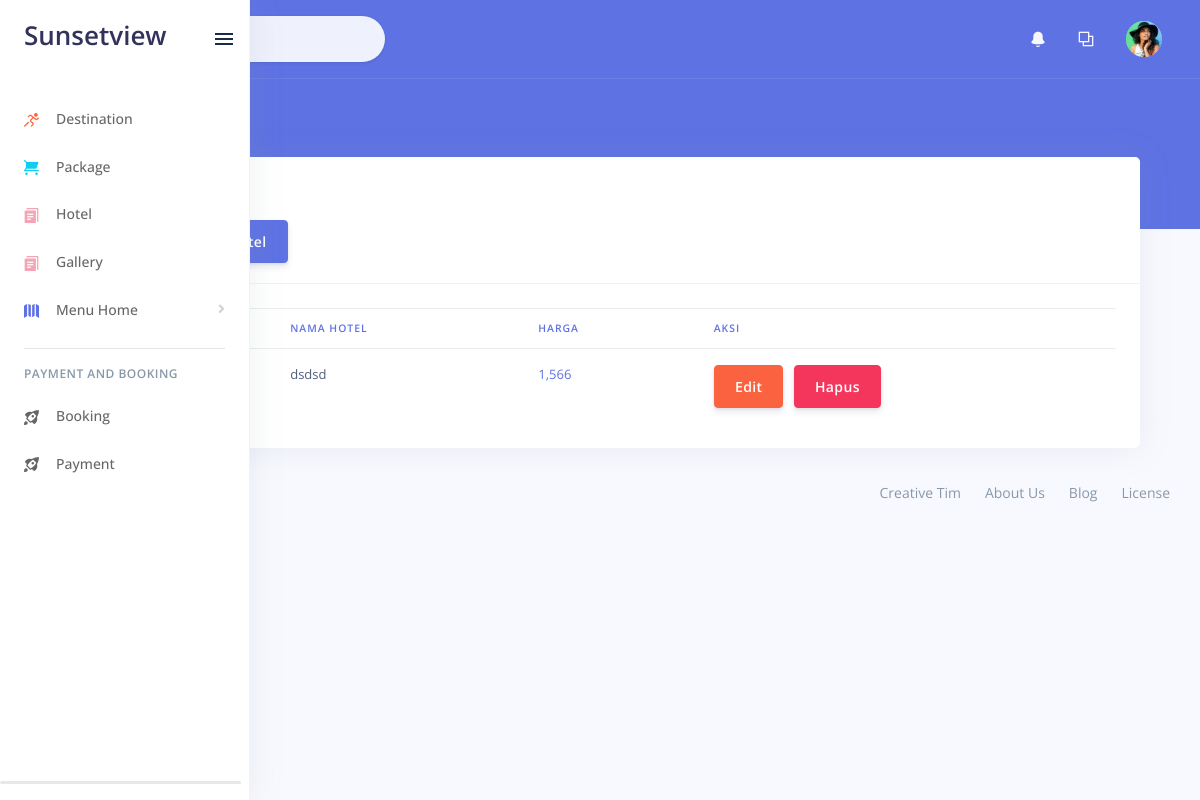
Before: /index.php/admin/hotel with the older database file.
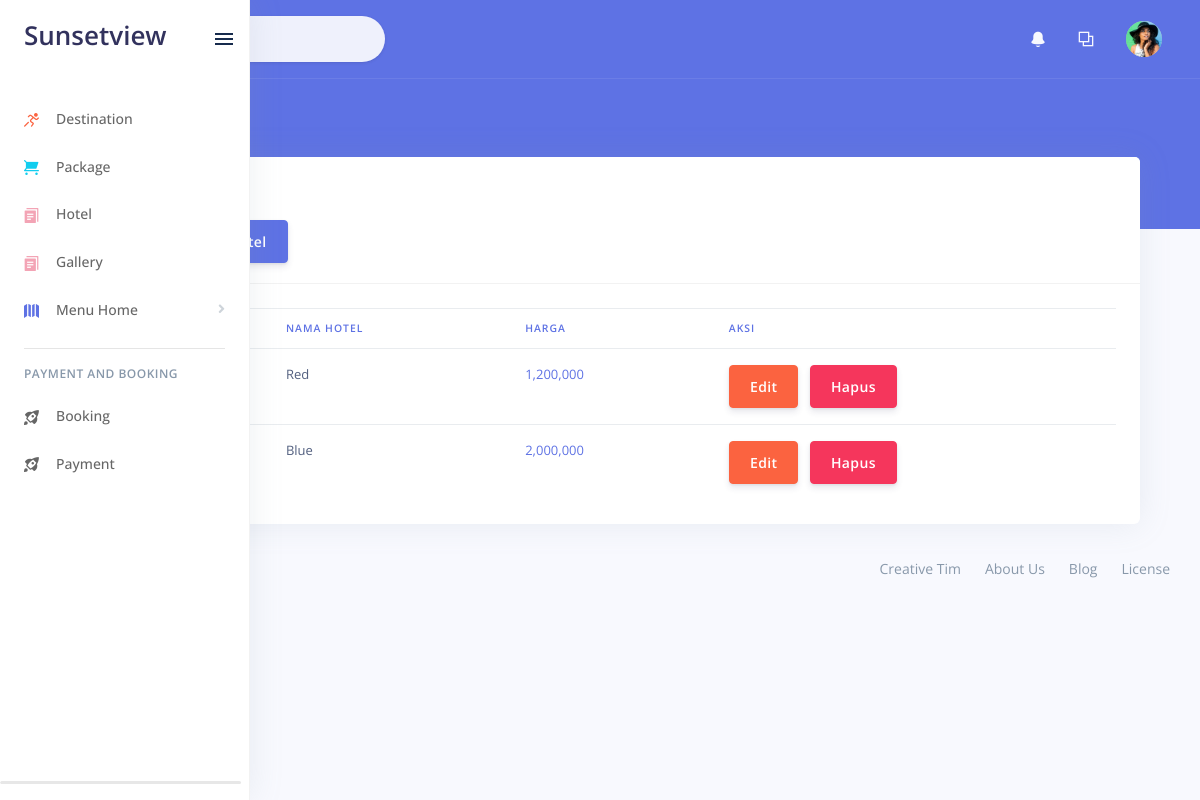
After: the same page with the newer database file.
### tables this page shows
CREATE TABLE `hotel` (
  `idhotel` int(11) NOT NULL,
  `nama_hotel` text,
  `rating` int(12) DEFAULT NULL,
  `deskripsi` text,
  `harga` int(11) DEFAULT NULL,
  `lokasi` text,
  `harga_eng` int(11) DEFAULT NULL,
  `deskripsi_eng` text
);

### application/controllers/admin/Hotel.php (called while the page is built, shortened)
<?php
class Hotel extends CI_Controller {
	public function index(){
		$this->load->model('M_model');
		$data['hotel']=$this->M_model->select('hotel');
		$this->load->view('admin/v_hotel', $data);
	}
}

### index.php (called while the page is built, shortened)
<?php
require_once BASEPATH.'core/CodeIgniter.php';

### application/models/M_model.php (called while the page is built, shortened)
<?php
class M_model extends CI_Model {
    public function select($table){
    return $this->db->get($table);
  }
}

### application/views/admin/v_hotel.php (the view, shortened to what this page needs)
<?php $this->load->view("admin/side/head"); ?>
<?php $this->load->view("admin/side/navbar"); ?>
<div class="header bg-primary pb-6">
 <div class="container-fluid">
   <div class="header-body">
     <div class="row align-items-center py-4">
       <div class="col-lg-6 col-7">
         <h6 class="h2 text-white d-inline-block mb-0">Hotel</h6>
         <nav aria-label="breadcrumb" class="d-none d-md-inline-block ml-md-4">
           <ol class="breadcrumb breadcrumb-links breadcrumb-dark">
             <li class="breadcrumb-item"><a href="#"><i class="fas fa-home"></i></a></li>
             <li class="breadcrumb-item"><a href="#">Hotel</a></li>
           </ol>
         </nav>
       </div>
     </div>
   </div>
 </div>
</div>
<div class="container-fluid mt--6">
  <div class="content">
    <div class="container-fluid">
      <div class="row">
        <div class="col-md-12">
          <div class="card">
            <div class="card-header card-header-primary">
              <h4 class="card-title ">Daftar Hotel</h4>
              <a class="btn btn-primary text-white" href="<?php echo base_url('admin/Hotel/insertHotel'); ?>">Tambah Hotel</a>
            </div>
            <div class="card-body">
              <div class="table-responsive">
                <table class="table">
                  <thead class=" text-primary">
                    <th>
                    </th>
                    <th>
                      Nama Hotel
                    </th>
                    <th>
                      Harga
                    </th>
                    <th>
                      Aksi
                    </th>
                  </thead>
                  <tbody>
                    <?php foreach ($hotel->result() as $h): ?>
                      <tr>
                        <td>
                        </td>
                        <td>
                          <?php echo $h->nama_hotel; ?>
                        </td>
                        <td class="text-primary">
                          <?php echo number_format($h->harga); ?>
                        </td>
                        <td>
                          <a class="btn btn-warning" href="<?php echo base_url('admin/Hotel/editHotel/'.$h->idhotel); ?>">Edit</a>
                          <a class="btn btn-danger" href="<?php echo base_url('admin/Hotel/prosesHapusHotel/'.$h->idhotel); ?>"">Hapus</a>
                        </td>
                      </tr>
                    <?php endforeach; ?>
                  </tbody>
                </table>
              </div>
            </div>
          </div>
        </div>
      </div>
    </div>
 <?php $this->load->view('admin/side/footer') ?>
</body>
</html>

### application/views/admin/side/head.php (shortened to what this page needs)
<!DOCTYPE html>
<html>
<head>
  <link rel="stylesheet" href="<?php echo base_url()?>master/assets/vendor/nucleo/css/nucleo.css" type="text/css">
  <link rel="stylesheet" href="<?php echo base_url()?>master/assets/vendor/%40fortawesome/fontawesome-free/css/all.min.css" type="text/css">
  <link rel="stylesheet" href="<?php echo base_url()?>master/assets/vendorfontawesome-f/css/all.min.css" type="text/css">
  <link href="<?php echo base_url() ?>sweetalert/sweetalert.css" rel="stylesheet" type="text/css">

### application/views/admin/side/navbar.php (shortened to what this page needs)
  <link rel="stylesheet" href="<?php echo base_url()?>master/assets/css/argon.min9f1e.css?v=1.1.0" type="text/css">
</head>
<body>
  <nav class="sidenav navbar navbar-vertical fixed-left navbar-expand-xs navbar-light bg-white" id="sidenav-main">
    <div class="scrollbar-inner">
      <div class="sidenav-header d-flex align-items-center">
        <a class="navbar-brand" href="dashboard.html">
          <h1>Sunsetview</h1>
        </a>
        <div class="ml-auto">
          <div class="sidenav-toggler d-none d-xl-block" data-action="sidenav-unpin" data-target="#sidenav-main">
            <div class="sidenav-toggler-inner">
              <i class="sidenav-toggler-line"></i>
              <i class="sidenav-toggler-line"></i>
              <i class="sidenav-toggler-line"></i>
            </div>
          </div>
        </div>
      </div>
      <div class="navbar-inner">
        <div class="collapse navbar-collapse" id="sidenav-collapse-main">
          <ul class="navbar-nav">
            <li class="nav-item">
              <a class="nav-link <?php if ($this->uri->segment(2)=='Destination'): ?>
                <?php echo 'active' ?>
              <?php endif ?>" href="<?php echo base_url('admin/Destination') ?>">
                <i class="ni ni-user-run text-orange"></i>
                <span class="nav-link-text">Destination</span>
              </a>
            </li>
            <li class="nav-item">
              <a class="nav-link <?php if ($this->uri->segment(2)=='PaketWisata'): ?>
                <?php echo 'active' ?>
              <?php endif ?>" href="<?php echo base_url('admin/PaketWisata')?>">
                <i class="ni ni-cart text-info"></i>
                <span class="nav-link-text">Package</span>
              </a>
            </li>
            <li class="nav-item">
              <a class="nav-link <?php if ($this->uri->segment(2)=='Hotel'): ?>
                <?php echo 'active' ?>
              <?php endif ?>" href="<?php echo base_url('admin/Hotel') ?>">
                <i class="ni ni-single-copy-04 text-pink"></i>
                <span class="nav-link-text">Hotel</span>
              </a>
            </li>
            <li class="nav-item">
              <a class="nav-link <?php if ($this->uri->segment(2)=='Galery'): ?>
                <?php echo 'active' ?>
              <?php endif ?>" href="<?php echo base_url('admin/Galery') ?>">
                <i class="ni ni-single-copy-04 text-pink"></i>
                <span class="nav-link-text">Gallery</span>
              </a>
            </li>
            <li class="nav-item">
              <a class="nav-link <?php if ($this->uri->segment(2)=='Contact'): ?>
                <?php echo 'active' ?>
              <?php endif ?>" href="#navbar-maps" data-toggle="collapse" role="button" aria-expanded="false" aria-controls="navbar-maps">
                <i class="ni ni-map-big text-primary"></i>
                <span class="nav-link-text">Menu Home</span>
              </a>
            </li>
          </ul>
          <hr class="my-3">
          <h6 class="navbar-heading p-0 text-muted">Payment and Booking</h6>
          <ul class="navbar-nav mb-md-3">
            <li class="nav-item">
              <a class="nav-link" href="../../docs/getting-started/overview.html" target="_blank">
                <i class="ni ni-spaceship"></i>
                <span class="nav-link-text">Booking</span>
              </a>
            </li>
            <li class="nav-item">
              <a class="nav-link" href="../../docs/getting-started/overview.html" target="_blank">
                <i class="ni ni-spaceship"></i>
                <span class="nav-link-text">Payment</span>
              </a>
            </li>
          </ul>
        </div>
      </div>
    </div>
  </nav>
  <div class="main-content" id="panel">
    <nav class="navbar navbar-top navbar-expand navbar-dark bg-primary border-bottom">
      <div class="container-fluid">
        <div class="collapse navbar-collapse" id="navbarSupportedContent">
          <form class="navbar-search navbar-search-light form-inline mr-sm-3" id="navbar-search-main">
            <div class="form-group mb-0">
              <div class="input-group input-group-alternative input-group-merge">
                <div class="input-group-prepend">
                  <span class="input-group-text"><i class="fas fa-search"></i></span>
                </div>
                <input class="form-control" placeholder="Search" type="text">
              </div>
            </div>
          </form>
          <ul class="navbar-nav align-items-center ml-md-auto">
            <li class="nav-item dropdown">
              <a class="nav-link" href="#" role="button" data-toggle="dropdown" aria-haspopup="true" aria-expanded="false">
                <i class="ni ni-bell-55"></i>
              </a>
            </li>
            <li class="nav-item dropdown">
              <a class="nav-link" href="#" role="button" data-toggle="dropdown" aria-haspopup="true" aria-expanded="false">
                <i class="ni ni-ungroup"></i>
              </a>
            </li>
          </ul>
          <ul class="navbar-nav align-items-center ml-auto ml-md-0">
            <li class="nav-item dropdown">
              <a class="nav-link pr-0" href="#" role="button" data-toggle="dropdown" aria-haspopup="true" aria-expanded="false">
                <div class="media align-items-center">
                  <span class="avatar avatar-sm rounded-circle">
                    <img alt="Image placeholder" src="<?php echo base_url()?>master/assets/img/theme/team-4.jpg">
                  </span>
                </div>
              </a>
            </li>
          </ul>
        </div>
      </div>
    </nav>

### application/views/admin/side/footer.php
<footer class="footer pt-0">
        <div class="row align-items-center justify-content-lg-between">
          <div class="col-lg-6">
            <div class="copyright text-center text-lg-left text-muted">
              &copy; 2019 <a href="https://www.creative-tim.com/" class="font-weight-bold ml-1" target="_blank">Creative Tim</a>
            </div>
          </div>
          <div class="col-lg-6">
            <ul class="nav nav-footer justify-content-center justify-content-lg-end">
              <li class="nav-item">
                <a href="https://www.creative-tim.com/" class="nav-link" target="_blank">Creative Tim</a>
              </li>
              <li class="nav-item">
                <a href="https://www.creative-tim.com/presentation" class="nav-link" target="_blank">About Us</a>
              </li>
              <li class="nav-item">
                <a href="http://blog.creative-tim.com/" class="nav-link" target="_blank">Blog</a>
              </li>
              <li class="nav-item">
                <a href="https://www.creative-tim.com/license" class="nav-link" target="_blank">License</a>
              </li>
            </ul>
          </div>
        </div>
      </footer>
    </div>
  </div>

Changed rows visible on the page:
removed hotel: nama_hotel "dsdsd", harga "1,566"
added hotel: nama_hotel "Red", harga "1,200,000"
added hotel: nama_hotel "Blue", harga "2,000,000"
